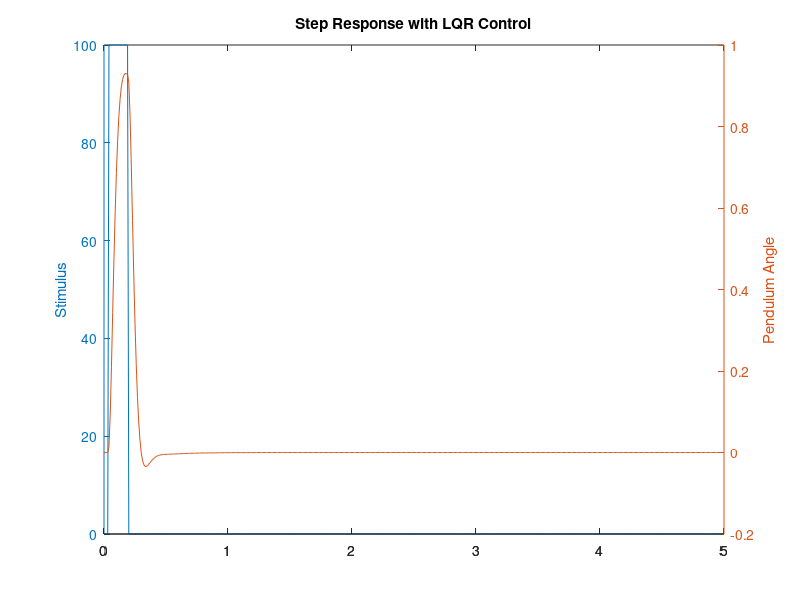
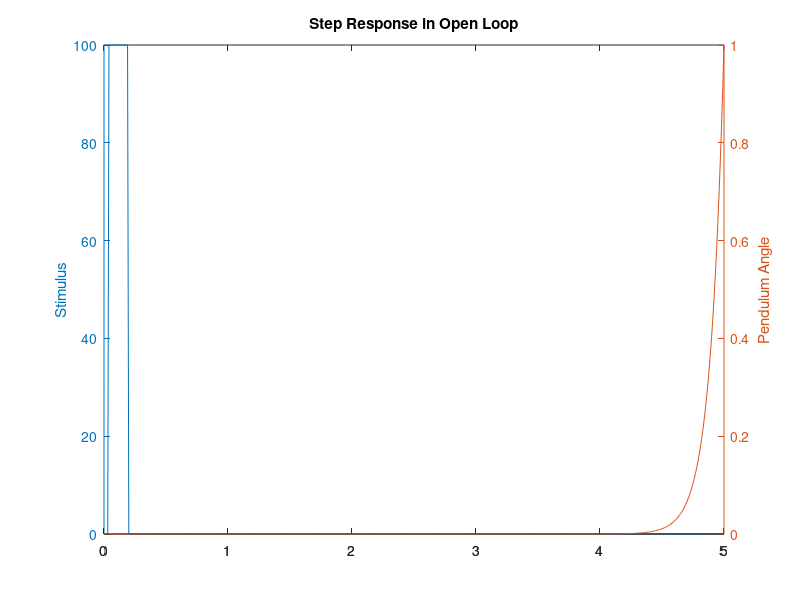

Reproduce these figures in MATLAB, in order.
# --------------------------------------------------
# Instituto Tecnológico de Costa Rica
# Escuela de Ing. Electrónica
# Control Automático
# Estudiantes:
#   Luis Leon
#   Esteban Hidalgo
#   Diego Aguilar
# Semestre I - 2018
# --------------------------------------------------

# Load control package
pkg load control

# System Description in a Controlable form
A = [0 1 0; 0 0 1; 377 81.44 -4.468];
B = [0; 10.41; 0];
C = [1 0 0];
D = 0;
states = {'theta' 'omega' 'alpha'};
inputs = {'u'};
outputs = {'tetha'};

# Create system in Open Loop
sys_ss = ss(A,B,C,D,'statename',states,'inputname',inputs,'outputname',outputs);

# Initial Parameters
R = 1;
Q = [1 0 0; 0 1 0; 0 0 1];
error = 0.75;
qError = 1/(error*error);
Q = qError*Q;
# First estimation
K = lqr(A,B,Q,R);

printf("First Iteration:\n");
K

# New System State Matrix
Ad = [A-B*K];
Bd = [B];
Cd = [C];
Dd = [D];

# Create system in Closed Loop
sys_cl = ss(Ad,Bd,Cd,Dd,'statename',states,'inputname',inputs,'outputname',outputs);

# Creating a dummy stimulus
t = 0:0.01:5;
for i = 1:size(t)(2)
    if (i < 5 || i > 20)
        u(i) = 0;
    else
        u(i) = 100;
    endif
endfor

# Simulate both systems
[ycl,t,x]=lsim(sys_cl,u,t);
[yss,t,x]=lsim(sys_ss,u,t);

# Normalise
yss = yss*(1/max(yss));

# Plot Closed Loop
figure(1);
[AX,H1,H2] = plotyy(t,u,t,ycl);
set(get(AX(1),'Ylabel'),'String','Stimulus')
set(get(AX(2),'Ylabel'),'String','Pendulum Angle')
title('Step Response with LQR Control');

# Plot Open Loop
figure(2);
[AX,H1,H2] = plotyy(t,u,t,yss);
set(get(AX(1),'Ylabel'),'String','Stimulus')
set(get(AX(2),'Ylabel'),'String','Pendulum Angle')
title('Step Response in Open Loop');





